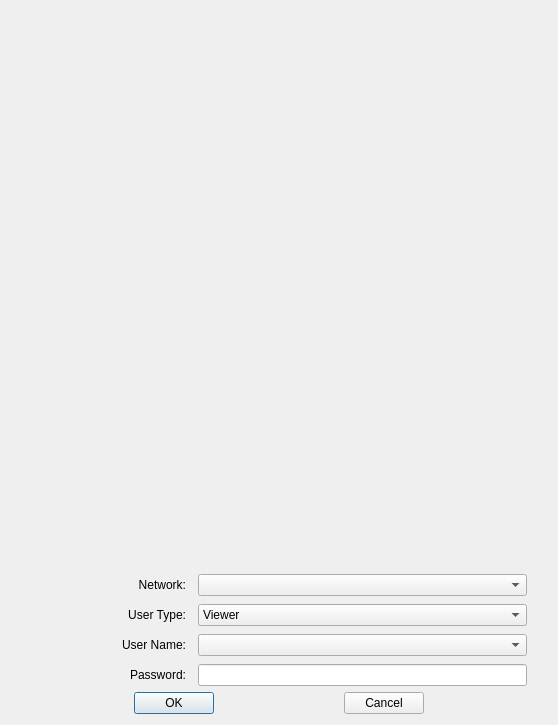
<?xml version="1.0" encoding="UTF-8"?>
<ui version="4.0">
 <class>LoginDialog</class>
 <widget class="QDialog" name="LoginDialog">
  <property name="windowModality">
   <enum>Qt::NonModal</enum>
  </property>
  <property name="geometry">
   <rect>
    <x>0</x>
    <y>0</y>
    <width>558</width>
    <height>725</height>
   </rect>
  </property>
  <property name="contextMenuPolicy">
   <enum>Qt::DefaultContextMenu</enum>
  </property>
  <property name="windowTitle">
   <string>User Login</string>
  </property>
  <layout class="QVBoxLayout" name="verticalLayout">
   <item>
    <widget class="QWidget" name="widget_image" native="true">
     <property name="minimumSize">
      <size>
       <width>500</width>
       <height>500</height>
      </size>
     </property>
    </widget>
   </item>
   <item>
    <layout class="QGridLayout" name="gridLayout">
     <property name="leftMargin">
      <number>10</number>
     </property>
     <property name="topMargin">
      <number>4</number>
     </property>
     <property name="rightMargin">
      <number>20</number>
     </property>
     <property name="bottomMargin">
      <number>0</number>
     </property>
     <property name="horizontalSpacing">
      <number>12</number>
     </property>
     <property name="verticalSpacing">
      <number>8</number>
     </property>
     <item row="0" column="0">
      <widget class="QLabel" name="label_4">
       <property name="text">
        <string>Network:</string>
       </property>
       <property name="alignment">
        <set>Qt::AlignRight|Qt::AlignTrailing|Qt::AlignVCenter</set>
       </property>
      </widget>
     </item>
     <item row="1" column="1" colspan="2">
      <widget class="QComboBox" name="comboBox_type">
       <item>
        <property name="text">
         <string>Viewer</string>
        </property>
       </item>
       <item>
        <property name="text">
         <string>Normal</string>
        </property>
       </item>
       <item>
        <property name="text">
         <string>Admin</string>
        </property>
       </item>
      </widget>
     </item>
     <item row="3" column="0">
      <widget class="QLabel" name="label_3">
       <property name="text">
        <string>Password:</string>
       </property>
       <property name="alignment">
        <set>Qt::AlignRight|Qt::AlignTrailing|Qt::AlignVCenter</set>
       </property>
      </widget>
     </item>
     <item row="0" column="1" colspan="2">
      <widget class="QComboBox" name="networkselect"/>
     </item>
     <item row="1" column="0">
      <widget class="QLabel" name="label">
       <property name="text">
        <string>User Type:</string>
       </property>
       <property name="alignment">
        <set>Qt::AlignRight|Qt::AlignTrailing|Qt::AlignVCenter</set>
       </property>
      </widget>
     </item>
     <item row="2" column="1" colspan="2">
      <widget class="QComboBox" name="comboBox_name"/>
     </item>
     <item row="2" column="0">
      <widget class="QLabel" name="label_2">
       <property name="text">
        <string>User Name:</string>
       </property>
       <property name="alignment">
        <set>Qt::AlignRight|Qt::AlignTrailing|Qt::AlignVCenter</set>
       </property>
      </widget>
     </item>
     <item row="3" column="1" colspan="2">
      <widget class="QLineEdit" name="lineEdit_password"/>
     </item>
    </layout>
   </item>
   <item>
    <layout class="QHBoxLayout" name="horizontalLayout">
     <property name="spacing">
      <number>7</number>
     </property>
     <item>
      <spacer name="horizontalSpacer">
       <property name="orientation">
        <enum>Qt::Horizontal</enum>
       </property>
       <property name="sizeHint" stdset="0">
        <size>
         <width>40</width>
         <height>20</height>
        </size>
       </property>
      </spacer>
     </item>
     <item>
      <widget class="QPushButton" name="pushButton_ok">
       <property name="minimumSize">
        <size>
         <width>50</width>
         <height>20</height>
        </size>
       </property>
       <property name="text">
        <string>OK</string>
       </property>
       <property name="default">
        <bool>false</bool>
       </property>
       <property name="flat">
        <bool>false</bool>
       </property>
      </widget>
     </item>
     <item>
      <spacer name="horizontalSpacer_2">
       <property name="orientation">
        <enum>Qt::Horizontal</enum>
       </property>
       <property name="sizeHint" stdset="0">
        <size>
         <width>40</width>
         <height>20</height>
        </size>
       </property>
      </spacer>
     </item>
     <item>
      <widget class="QPushButton" name="pushButton_cancel">
       <property name="minimumSize">
        <size>
         <width>50</width>
         <height>20</height>
        </size>
       </property>
       <property name="text">
        <string>Cancel</string>
       </property>
      </widget>
     </item>
     <item>
      <spacer name="horizontalSpacer_3">
       <property name="orientation">
        <enum>Qt::Horizontal</enum>
       </property>
       <property name="sizeHint" stdset="0">
        <size>
         <width>40</width>
         <height>20</height>
        </size>
       </property>
      </spacer>
     </item>
    </layout>
   </item>
  </layout>
 </widget>
 <resources/>
 <connections/>
</ui>
